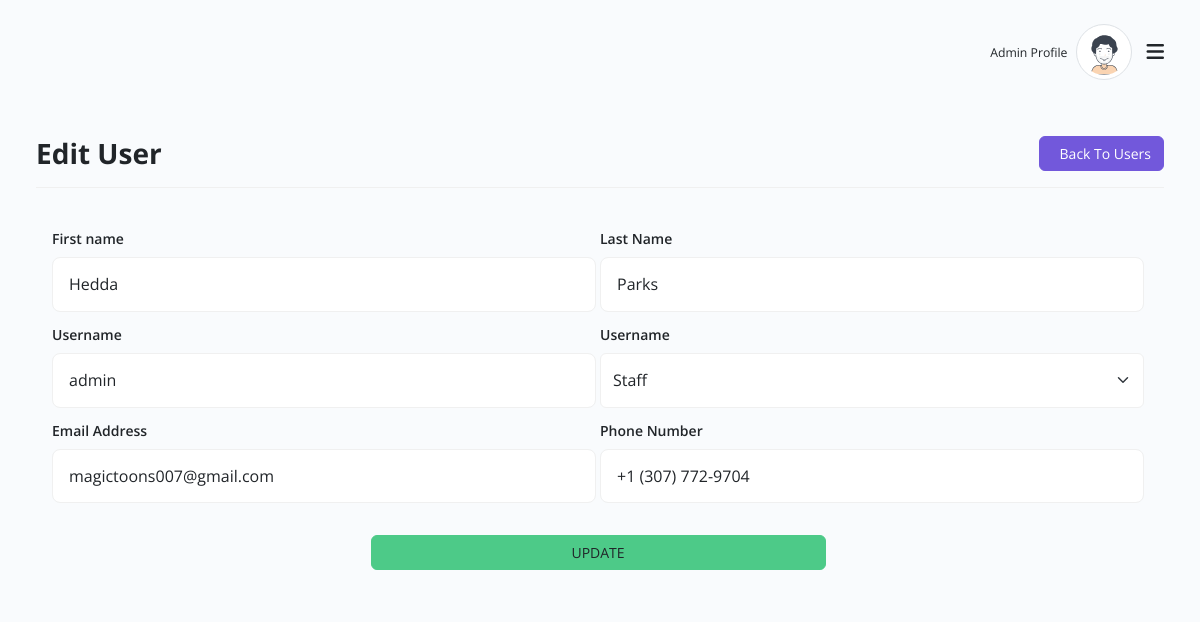
Page /users/edit/1 on the committed database.
### app/models.py (models this page shows, shortened)
class User(db.Model, UserMixin):
    id = db.Column(db.Integer, primary_key=True)
    username= db.Column(db.String(30), unique=True, nullable=False)
    email= db.Column(db.String(130), unique=True, nullable=False)
    phone= db.Column(db.String(15))
    firstname = db.Column(db.String(50), nullable=False)
    lastname = db.Column(db.String(50), nullable=False)
    password = db.Column(db.String(60), nullable=False)
    type = db.Column(db.String(12), nullable=True, default='editor')
    posts = db.relationship('Product', backref='author', lazy=True)

### app/admin/routes.py (the view, shortened to what this page needs)
@admin.route('/users/edit/<int:user_id>', methods=['POST', 'GET'])
def edit_user(user_id):
    form = UpdateUserForm()
    user = User.query.get(user_id)
    return render_template('admin/edit-user.html', title="Edit User", form=form, user=user)

### app/admin/forms.py
class UpdateUserForm(FlaskForm):
    username = StringField('Username', validators=[Length(min=4, max=30), DataRequired()])
    type = SelectField('Username', validators=[DataRequired()], choices=['Staff', 'Admin'])
    firstname = StringField('First name', validators=[Length(min=2, max=30), DataRequired()])
    lastname = StringField('Last Name', validators=[Length(min=2, max=30), DataRequired()])
    email = EmailField('Email Address', validators=[Email(), DataRequired()])
    phone = TelField('Phone Number', validators=[DataRequired()])
    submit = SubmitField('Update')

### app/templates/admin/edit-user.html (shortened to what this page needs)
{% extends "layout.html" %}
{% block content %}
    <div class="container-xxl">
        <div class="row align-items-center">
            <div class="border-0 mb-4">
                <div class="card-header py-3 no-bg bg-transparent d-flex align-items-center px-0 justify-content-between border-bottom flex-wrap">
                    <h3 class="fw-bold mb-0">Edit User</h3>
                    <div class="col-auto d-flex w-sm-100">
                        <a href="{{ url_for('admin.users') }}" class="btn btn-primary w-sm-100">Back To Users</a>
                    </div>
                </div>
            </div>
        </div>
        <div class="row clearfix g-3">
            <form class="row g-1 p-3 p-md-4" action='#' method='POST'>
                <div class="col-6">
                    <div class="mb-2">
                        {{ form.firstname.label(class='form-label') }}
                        {% if form.firstname.errors %}
                            {{ form.firstname(class='form-control form-control-lg is-invalid', value=form.firstname.data) }}
                            <div class="invalid-feedback">
                                {% for error in form.firstname.errors %}
                                    <span>{{ error }}</span>
                                {% endfor %}
                            </div>
                        {% else %}
                            {{ form.firstname(class='form-control form-control-lg', value=user.firstname) }}
                        {% endif %}
                    </div>
                </div>
                <div class="col-6">
                    <div class="mb-2">
                        {{ form.lastname.label(class='form-label') }}
                        {% if form.lastname.errors %}
                            {{ form.lastname(class='form-control form-control-lg is-invalid', value=form.lastname.data) }}
                            <div class="invalid-feedback">
                                {% for error in form.lastname.errors %}
                                    <span>{{ error }}</span>
                                {% endfor %}
                            </div>
                        {% else %}
                            {{ form.lastname(class='form-control form-control-lg', value=user.lastname) }}
                        {% endif %}
                    </div>
                </div>
                <div class="col-6">
                    <div class="mb-2">
                        {{ form.username.label(class='form-label') }}
                        {% if form.username.errors %}
                            {{ form.username(class='form-control form-control-lg is-invalid', value=form.username.data) }}
                            <div class="invalid-feedback">
                                {% for error in form.username.errors %}
                                    <span>{{ error }}</span>
                                {% endfor %}
                            </div>
                        {% else %}
                            {{ form.username(class='form-control form-control-lg', value=user.username) }}
                        {% endif %}
                    </div>
                </div>
                <div class="col-6">
                    <div class="mb-2">
                        {{ form.type.label(class='form-label') }}
                        {% if form.type.errors %}
                            {{ form.type(class='form-select form-control-lg is-invalid', value=form.type.data) }}
                            <div class="invalid-feedback">
                                {% for error in form.type.errors %}
                                    <span>{{ error }}</span>
                                {% endfor %}
                            </div>
                        {% else %}
                            {{ form.type(class='form-select form-control-lg', value=user.type) }}
                        {% endif %}
                    </div>
                </div>
                <div class="col-6">
                    <div class="mb-2">
                        {{ form.email.label(class='form-label') }}
                        {% if form.email.errors %}
                            {{ form.email(class='form-control form-control-lg is-invalid', value=form.email.data) }}
                            <div class="invalid-feedback">
                                {% for error in form.email.errors %}
                                    <span>{{ error }}</span>
                                {% endfor %}
                            </div>
                        {% else %}
                            {{ form.email(class='form-control form-control-lg', value=user.email) }}
                        {% endif %}
                    </div>
                </div>
                <div class="col-6">
                    <div class="mb-2">
                        {{ form.phone.label(class='form-label') }}
                        {% if form.phone.errors %}
                            {{ form.phone(class='form-control form-control-lg is-invalid', value=form.phone.data) }}
                            <div class="invalid-feedback">
                                {% for error in form.phone.errors %}
                                    <span>{{ error }}</span>
                                {% endfor %}
                            </div>
                        {% else %}
                            {{ form.phone(class='form-control form-control-lg', value=user.phone) }}
                        {% endif %}
                    </div>
                </div>
                <div class="col-12 text-center mt-4">
                    {{ form.submit(class='btn col-5 btn-block btn-success lift text-uppercase') }}
                </div>
            </form>
        </div>
    </div>
{% endblock content %}

### rows in the picture
User: firstname "Hedda", lastname "Parks", username "admin", type "Staff", email "magictoons007@gmail.com", phone "+1 (307) 772-9704"
